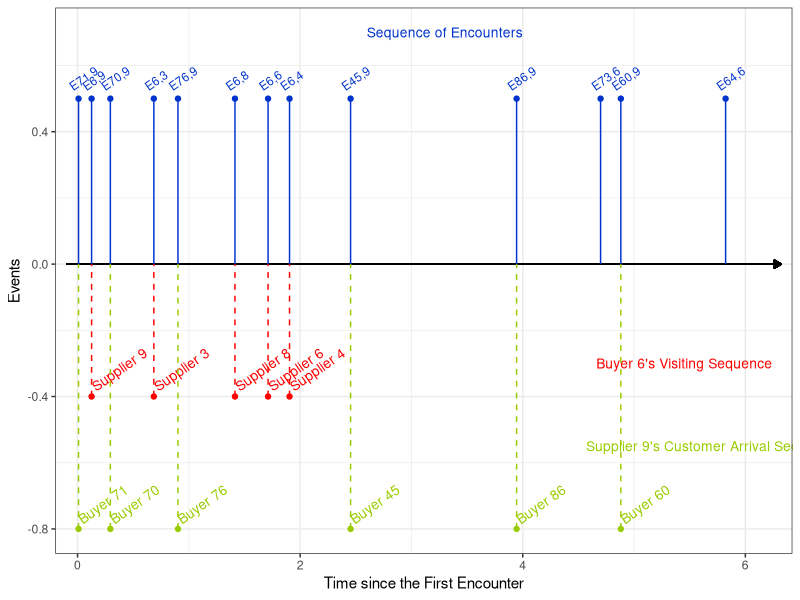
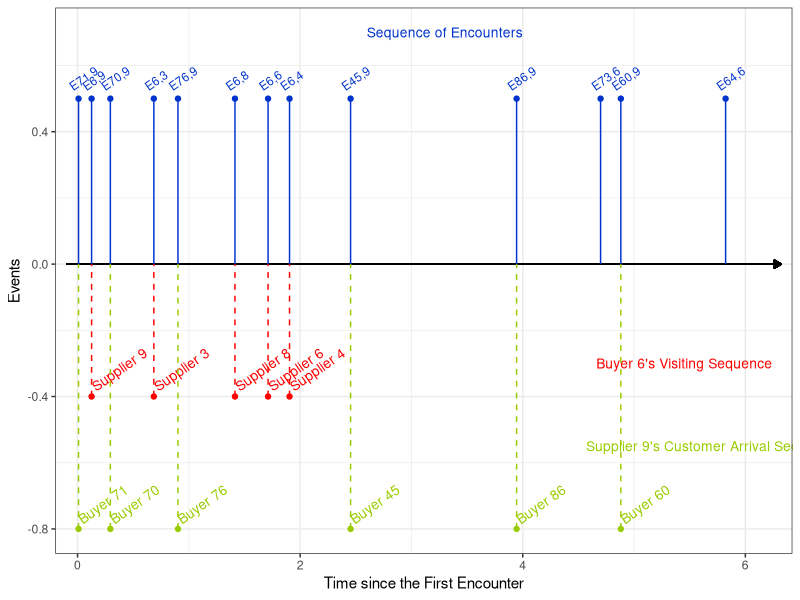

These charts were generated, in order, by the following R code:
#------------------------------------------------
#Simulation
#------------------------------------------------
#This is the simulation code for chapter 3
library(ggplot2)
library(dplyr)
library(magrittr)

options(digit = 4)
set.seed(1986)

#------------------------------------------------
#Market Initialization
#------------------------------------------------

I = 100 #number of buyers
K = 10 #number of suppliers



#------------------------------------------------
#Buyer Side
#------------------------------------------------
#Each column is a buyer.
WC_raw = rweibull(I*K, shape = 1, scale = 1)
WC = data.frame(matrix(data = WC_raw, nrow = K, ncol = I)) #each column corresponds to a buyer




WC_timeline = cbind(as.numeric(WC_raw), as.vector(sapply(1:I, function(i) rep(i, K))), rep(1:K, I))
colnames(WC_timeline)= c("Waiting_Cost", "Buyer", "Seller")
WC_timeline = data.frame(WC_timeline)

encounter = paste("E", WC_timeline[,2], ",", WC_timeline[,3],  sep = "")

WC_timeline = cbind(WC_timeline, encounter)
WC_timeline = WC_timeline[order(WC_timeline[,1]),]
WC_timeline = cbind(WC_timeline, rep(0.5, 1000))

colnames(WC_timeline)= c("Waiting_Cost", "Buyer", "Seller", "Encounter", "disloc")
WC_timeline$Waiting_Cost = as.numeric(WC_timeline$Waiting_Cost)


sample_ = c(995, 996, 998, 999, 1000)
sample_ = unique(sample_)
WC_timeline_plot = WC_timeline[sample_,]

WC_timeline_supplier = WC_timeline[WC_timeline$Seller == 9,][c(1, 30, 60, 90, 99, 100),]
WC_timeline_buyer = WC_timeline[WC_timeline$Buyer == 6,][c(1, 5, 8, 9, 10),]

WC_timeline_plot%<>%
  bind_rows(., WC_timeline_buyer)%>%
  bind_rows(., WC_timeline_supplier)

WC_timeline_buyer$label = paste("Supplier", WC_timeline_buyer$Seller)
WC_timeline_supplier$label = paste("Buyer",WC_timeline_supplier$Buyer)

WC_timeline_plot = WC_timeline_plot[-c(2, 4, 16),]

#Plot
ggplot()+
  geom_segment(aes(x = -0.1,y = 0,xend = max(WC_raw)+0.5,yend = 0),data=WC_timeline_plot,
               arrow = arrow(length = unit(x = 0.2,units = 'cm'),type = 'closed'))+
  
  geom_segment(aes(x = Waiting_Cost, y = disloc, xend = Waiting_Cost), 
               data = WC_timeline_plot,  yend= 0,  color = "#0033CC", show.legend = TRUE)+
  
  geom_text(aes(x = Waiting_Cost,y = disloc,label = Encounter),
            data=WC_timeline_plot, hjust = 0,vjust = -1, parse = FALSE, size = 3,angle = 35, color = "#0033CC")+
  
  geom_text(aes(x = 3.3, y = 0.7, label = "Sequence of Encounters"), size = 3.5, color = "#0033CC")+
  
  geom_point(aes(x = Waiting_Cost,y = disloc),data=WC_timeline_plot, color = "#0033CC") +
  
  ################################ 
  geom_segment(aes(x = Waiting_Cost, y = rep(-0.4, 5), xend = Waiting_Cost), 
               data = WC_timeline_buyer, yend= 0,  color = "#FF0000", linetype = "dashed")+
  
  geom_text(aes(x = Waiting_Cost,y = rep(-0.4, 5),label = label),
            data=WC_timeline_buyer,
            hjust = -.1,vjust = -.1,parse = FALSE, size = 3.5,angle = 35, color = "#FF0000")+
  
  geom_point(aes(x = Waiting_Cost,y = rep(-0.4, 5)),data=WC_timeline_buyer, color = "#FF0000") +
  
  geom_text(aes(x = 5.45, y = -0.3, label = "Buyer 6's Visiting Sequence"), size = 3.5, color = "#FF0000")+
  ###################################  
  geom_segment(aes(x = Waiting_Cost, y = rep(-0.8, 6), xend = Waiting_Cost), 
               data = WC_timeline_supplier, yend= 0, color = "#99CC00", linetype = "dashed")+
  
  geom_text(aes(x = Waiting_Cost,y = rep(-0.8, 6),label = label), 
            data = WC_timeline_supplier,
            hjust = -.1,vjust = -.1,parse = FALSE, size = 3.5,angle = 35,  color = "#99CC00")+ 
  
  geom_text(aes(x = 5.7, y = -0.55, label = "Supplier 9's Customer Arrival Sequence"), size = 3.5, color = "#99CC00")+
  
  geom_point(aes(x = Waiting_Cost,y = rep(-0.8, 6)),data=WC_timeline_supplier, color = "#99CC00") +
  
  xlab("Time since the First Encounter")+
  
  ylab("Events")+
  
  scale_x_continuous(expand = c(0, 0.1))+
  
  theme_bw() 


ggsave("Encounter_plot.pdf", width = 11, height = 5, units = "in")




